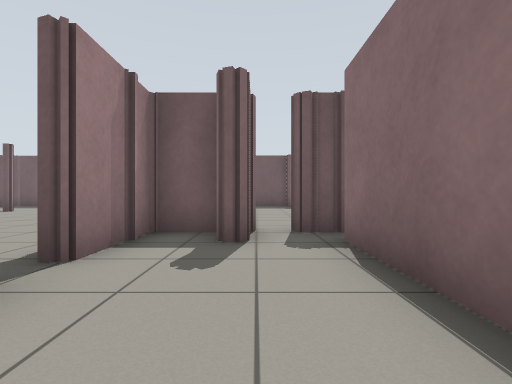
[1] (above)

16 first-person views from a walk through a Gazebo world. The camera is 0.72 m above the floor, looks level and sees 85° across. The floor is counted in squares, 1 m on a side. Each view is taken from the middle of a square. On the plan, view 1 faces up. The plan holds only what a view shows up to about 10 squares ahead; the rest is blank. The place goes on beyond the plan.

[2]
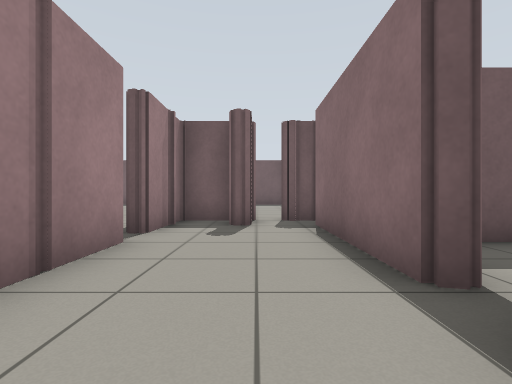

[3]
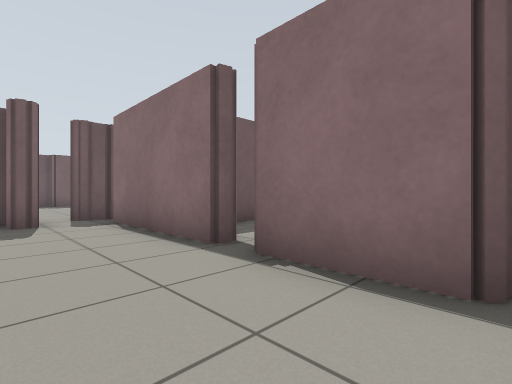

[4]
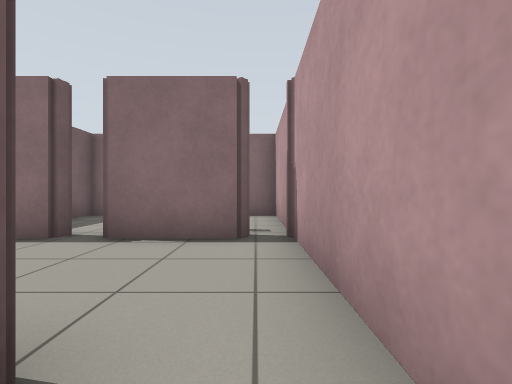

[5]
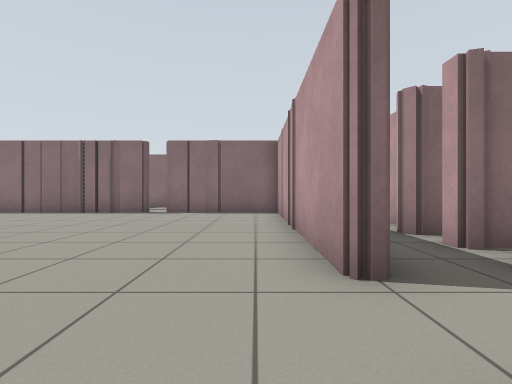

[6]
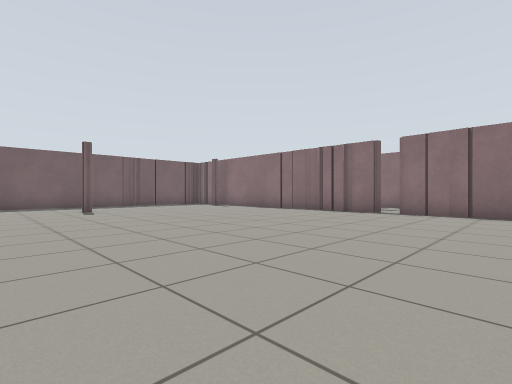

[7]
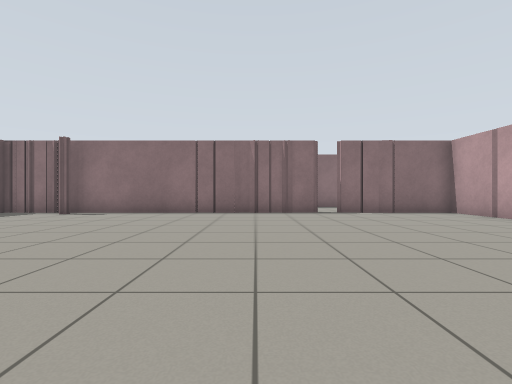

[8]
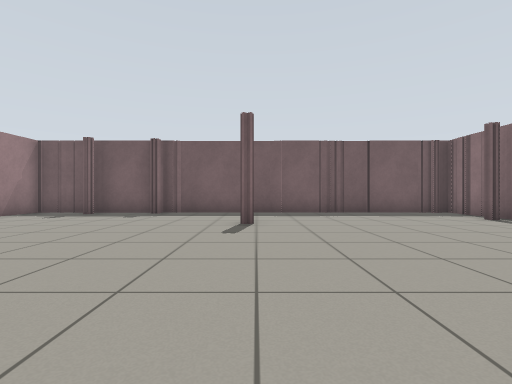

[9]
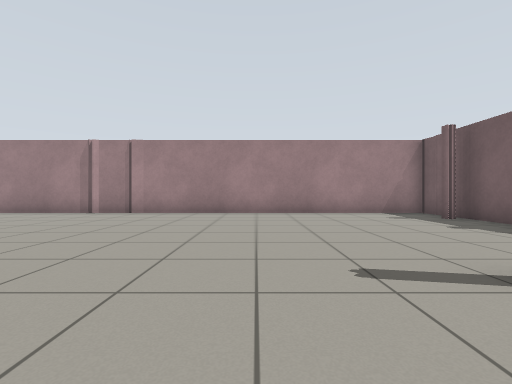

[10]
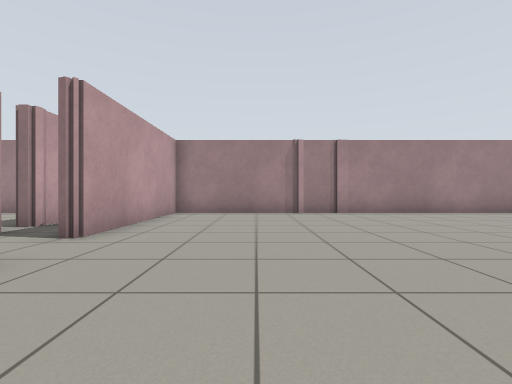

[11]
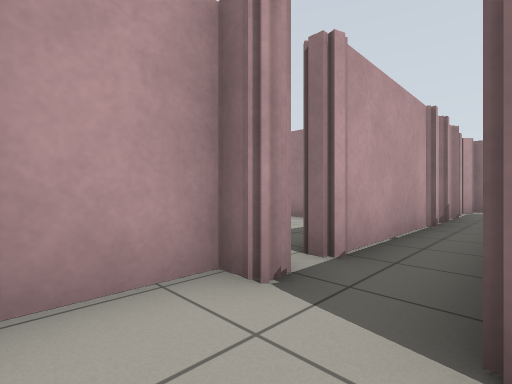

[12]
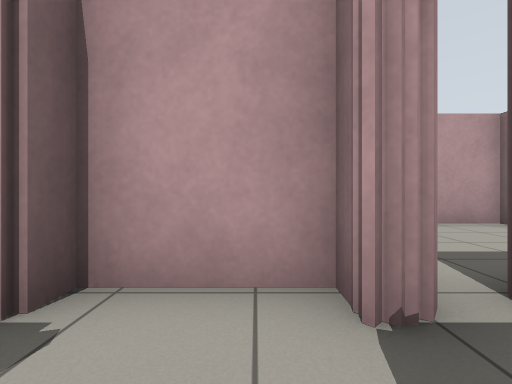

[13]
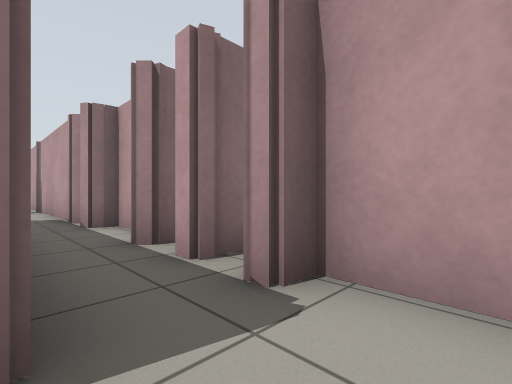

[14]
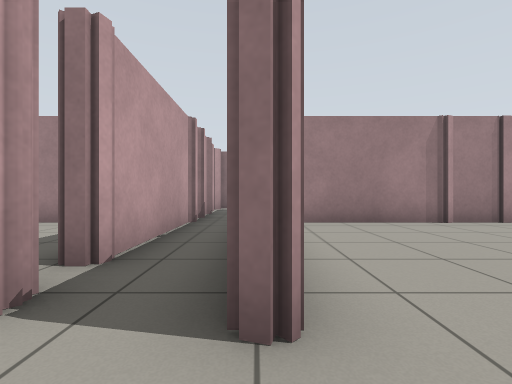

[15]
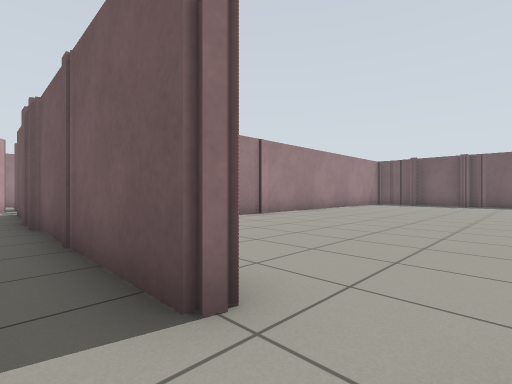

[16]
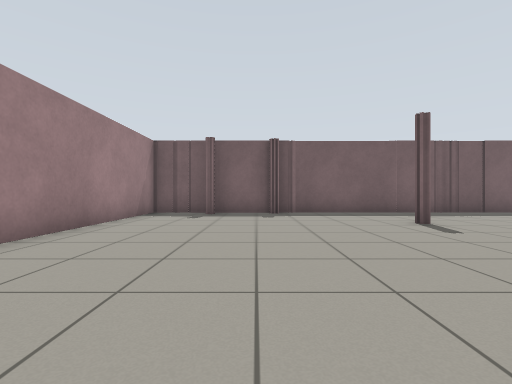

### Floor plan
Key: @ floor where view 1 was taken; # wall or solid block; x gap in a wall; . floor.
Columns run from 23 left of view 1 to 4 right of it. Each row starts with its distance up from view 1.
 14       ################
 13       #..............#
 12       #..............#
 11       #.............##
 10       #.......#......#
  9       #..............#
  8       #..............#
  7       #..............#
  6       #..............#
  5       #..............#####
  4       #..............#.#.x
  3       #..............x...#
  2       #..............x...###
  1       #..............#...#.
  0       #..............#.@.x.
 -1       #..............#...#
 -2 ..##########..########...#
 -3 #........................#
 -4  # #######x###############
 -5         ...
 -6        ....
 -7       #...
 -8       ###

Where each view was taken, in squares from view 1:
view 1: 0 up, 0 right, facing up
view 2: 2 down, 0 right, facing up
view 3: 3 down, 1 left, facing up-right
view 4: 3 down, 3 left, facing right
view 5: 1 down, 12 left, facing right
view 6: 1 down, 12 left, facing up-right
view 7: 5 up, 12 left, facing right
view 8: 4 up, 9 left, facing up
view 9: 8 up, 7 left, facing left
view 10: 1 up, 7 left, facing left
view 11: 2 down, 10 left, facing down-left
view 12: 2 down, 11 left, facing down
view 13: 2 down, 11 left, facing down-right
view 14: 2 down, 10 left, facing left
view 15: 3 down, 10 left, facing up-left
view 16: 4 up, 13 left, facing up
